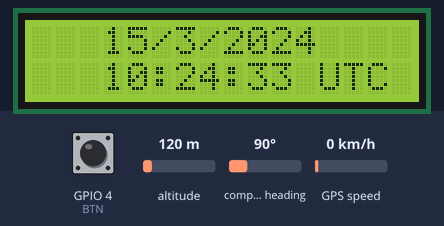
Recording of a sketch running on a simulated ESP32. Shown: 16×2 character LCD. The inputs (shaded band) are chosen by the test bench; at power-on: GPIO 4 (BTN) LOW, altitude 120 m, compass heading 90°, GPS speed 0 km/h. The GPS gets a fix after 3 s at 37.7749, -122.4194 with 8 satellites; what the sketch prints to the serial monitor is not drawn.

Above: at 4.7 s.
4.8 s: GPIO 4 (BTN) pulled HIGH for 0.15 s
At 6.3 s:
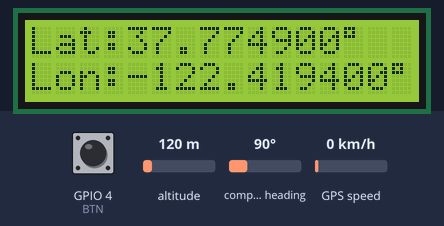
6.6 s: GPIO 4 (BTN) pulled HIGH for 1 s
At 8.4 s:
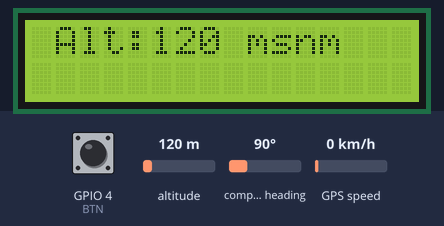
9.1 s: GPIO 4 (BTN) pulled HIGH for 0.15 s
At 9.7 s:
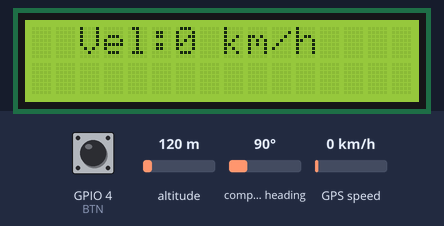
10.7 s: GPIO 4 (BTN) pulled HIGH for 3.2 s
At 12.1 s:
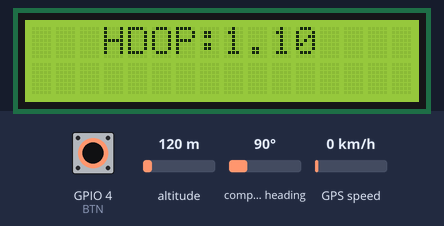
15.4 s: GPIO 4 (BTN) pulled HIGH for 0.15 s
At 16.9 s:
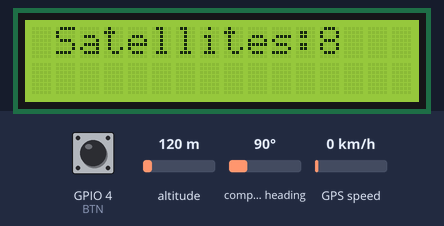
Timing chart, 0 to 18.4 s (numbered marks = the images above; inputs shaded):
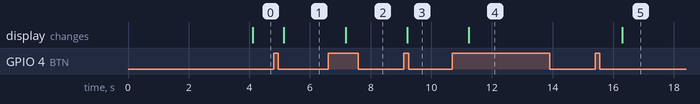

The sketch:

gps_esp32_lcd01.ino
```cpp
/**
* GPS + LCD screen
*
* Programa para leer datos de un módulo GPS Neo-6m, y mostrarlos en una pantalla LCD.
* version: 1.0
*
* Se requiere de una placa de desarrollo (Arduino, Esp32, Raspberry, etc.), el módulo GPS Neo-6m, y una pantalla LCD como la 1602A de Hitoshi, además de un botón. Este programa lee datos del módulo GPS y los muestra en la pantalla LCD, sin embargo, por limitaciones de espacio, los muestra uno a uno, permitiendo al usuario cambiar la información mostrada con un botón que intercambia entre distintos modos. En el modo 0 se muestran la fecha y hora, en modo 1 se muestran las coordenadas (lat, long), en modo 2 se muestra la altitud en msnm, en modo 3 se muestra la velocidad de movimiento, en modo 4 se muestra el HDOP, y en modo 5 se muestra la cantidad de satélites visibles. Al llegar a 6 el contador de modo se resetea a 0 para mostrar nuevamente fecha y hora.
*/


#include <LiquidCrystal_I2C.h>
#include <TinyGPS++.h>

// Define the RX and TX pins for Serial 1
#define RXD 20
#define TXD 21
#define BTN 4
//#define LED 8
#define GPS_BAUD 9600

//Basic variables
uint8_t previous_st = LOW;
uint8_t mode = 0;

// Create an instance of the HardwareSerial class for Serial 1
TinyGPSPlus gps;
HardwareSerial gpsSerial(1);
LiquidCrystal_I2C lcd(0x27, 16, 2);

//Degree symbol
byte circ[8] = {
  0b00011100,
  0b00010100,
  0b00011100,
  0b00000000,
  0b00000000,
  0b00000000,
  0b00000000,
  0b00000000
};


void setup(){
  // Serial Monitor
  Serial.begin(115200);

  // Start Serial 2 with the defined RX and TX pins and a baud rate of 9600
  gpsSerial.begin(GPS_BAUD, SERIAL_8N1, RXD, TXD);
  Serial.println("Serial 1 started at 9600 baud rate");

  // Button input
  pinMode(BTN, INPUT);

  //Start lcd
  lcd.init();
  lcd.backlight();
  lcd.createChar(0,circ);

  lcd.setCursor(3,0);
  lcd.print("GPS iniciado");

  //Counter
  Serial.print("Counter: ");
  Serial.println(mode);
}


void loop(){

  //Wait a second to read again the GPS
  unsigned long start = millis();
  while (millis() - start < 1000) {
  //On button down event
  if(previous_st==LOW && digitalRead(BTN)==HIGH) {
    previous_st=HIGH;
    mode= (mode+1)%6;
    //Print counter
    Serial.print("Counter: ");
    Serial.println(mode);
  }
  //On button up event
  else if(previous_st==HIGH && digitalRead(BTN)==LOW) {
    previous_st=LOW;
  }
  //Reading GPS data
    while (gpsSerial.available() > 0) {
      gps.encode(gpsSerial.read());
    }
  }

  if(gps.location.isUpdated()) {
    // Print serial
    //Serial.print("LAT: ");
    //Serial.println(gps.location.lat(), 6);
    //Serial.print("LONG: ");
    //Serial.println(gps.location.lng(), 6);
    //Serial.print("ALT (min)= ");
    //Serial.println(gps.altitude.meters());
    //Serial.print("SPEED (km/h) = ");
    //Serial.println(gps.speed.kmph());
    //Serial.print("HDOP = ");
    //Serial.println(gps.hdop.value() / 100.0);
    //Serial.print("Satellites = ");
    //Serial.println(gps.satellites.value());
    //Serial.print("Time in UTC: ");
    //Serial.println(String(gps.date.year()) + "/" + String(gps.date.month()) + "/" + String(gps.date.day()) + "," + String(gps.time.hour()) + ":" + String(gps.time.minute()) + ":" + String(gps.time.second()));
    //Serial.println("");

    lcd.clear();
    //Print values according to mode value
    switch(mode) {
      case 0:
      //Print date and time
      lcd.setCursor(3, 0);
      lcd.print(String(gps.date.day()) + "/" + String(gps.date.month()) + "/" + String(gps.date.year()));
      lcd.setCursor(3,1);
      lcd.print(String(gps.time.hour()) + ":" + String(gps.time.minute()) + ":" + String(gps.time.second())+ " UTC");
      break;
      case 1:
      //Print lat in the LCD
      lcd.setCursor(0, 0);
      lcd.print("Lat:");
      lcd.print(gps.location.lat(), 6);
      lcd.write((byte) 0);
      //Print lng in the LCD
      lcd.setCursor(0, 1);
      lcd.print("Lon:");
      lcd.print(gps.location.lng(), 6);
      lcd.write((byte) 0);
      break;
      case 2:
      //Print alt in LCD
      lcd.setCursor(1, 0);
      lcd.print("Alt:");
      lcd.print(gps.altitude.meters(), 0);
      lcd.print(" msnm");
      break;
      case 3:
      //Print vel in LCD
      lcd.setCursor(2, 0);
      lcd.print("Vel:");
      lcd.print(gps.speed.kmph(), 0);
      lcd.print(" km/h");
      break;
      case 4:
      //Print HDOP in LCD
      lcd.setCursor(3, 0);
      lcd.print("HDOP:");
      lcd.print(gps.hdop.value() / 100.0);
      break;
      case 5:
      //Print number of visible satellites
      lcd.setCursor(1, 0);
      lcd.print("Satellites:");
      lcd.print(gps.satellites.value());
      break;
    }
  }
  //delay(1000);
  //Serial.println("-------------------------------");
}
```

Measured:
- after the input at 4.8 s, the display: changes after 0.34 s (image 1)
- after the input at 6.6 s, the display: changes after 0.58 s (image 2)
- after the input at 9.1 s, the display: changes after 0.11 s (image 3)
- after the input at 10.7 s, the display: changes after 0.53 s (image 4)
- after the input at 15.4 s, the display: changes after 0.89 s (image 5)
